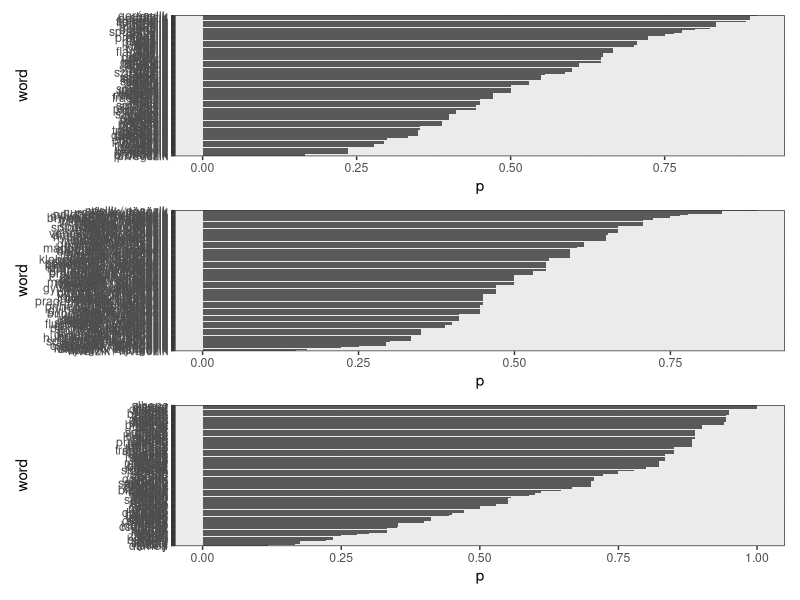
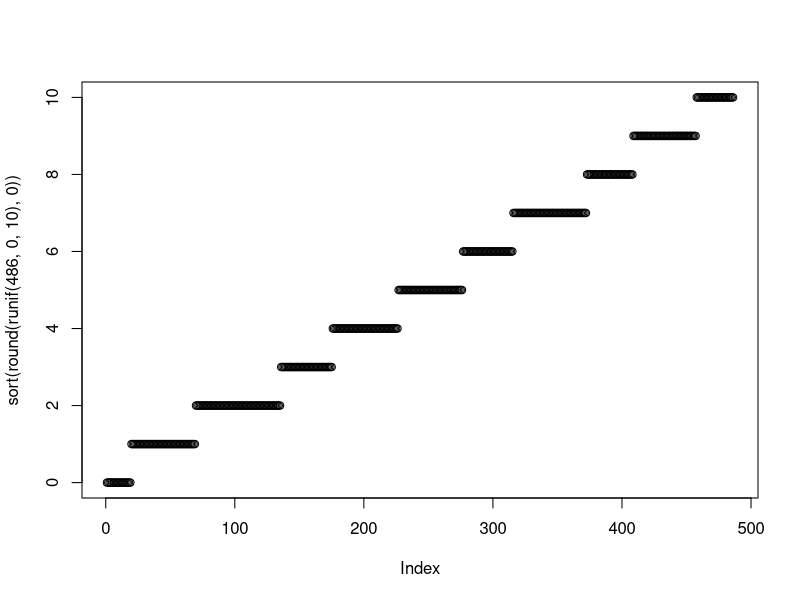
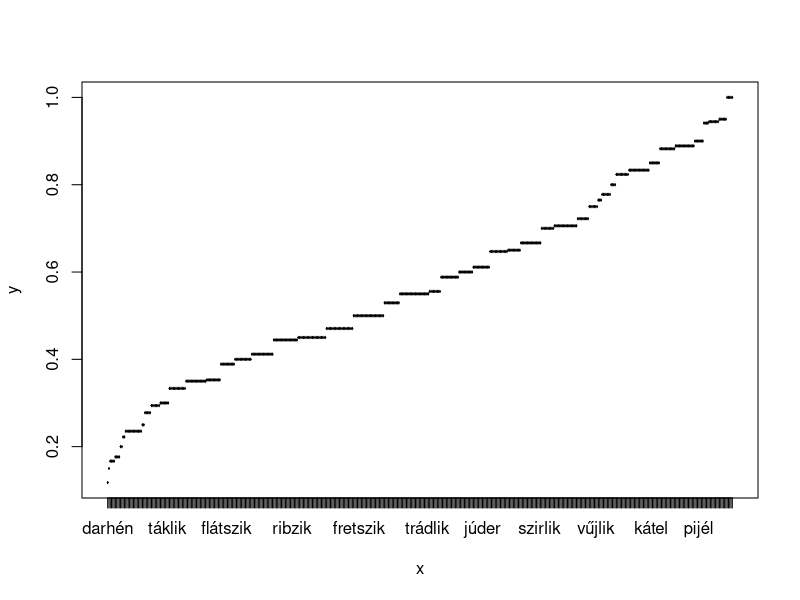
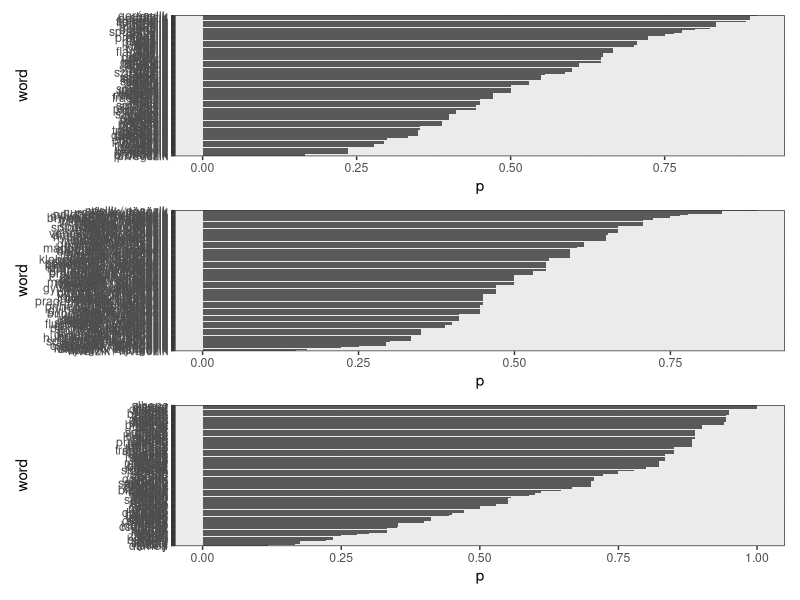

Write the R code that produced these figures, in order.
setwd('~/Github/Racz2024/')

library(tidyverse)
library(patchwork)

set.seed(1337)

d = read_tsv('exp_data/baseline/baseline_tidy.tsv')

d2 = d %>% 
  count(
    word,suffix,target1,target2,carrier_sentence,target_sentence,category,derivational,nsyl,vowel,resp_is_first_variant
  ) %>% 
  pivot_wider(
    names_from = resp_is_first_variant, 
    values_from = n, 
    values_fill = 0
    ) %>%
  rename(
    'target1_resp' = `TRUE`, 
    'target2_resp' = `FALSE`
    ) %>% 
  mutate(
    p = target1_resp / ( target1_resp + target2_resp ),
    word = fct_reorder(word, p)
  )

plots = d2 %>% 
  group_by(category) %>% 
  nest() %>% 
  mutate(
    plot = map(
      data, ~ ggplot(., aes(word,p)) +
        geom_col() +
        theme_bw() +
        coord_flip()    
    )
  ) %>% 
  pull(plot)

wrap_plots(plots, ncol = 1)  
ggsave('~/Downloads/plots.pdf', width = 4, height = 40)

plot(sort(round(runif(486, 0, 10), 0)))
plot(d2$word,d2$p)
